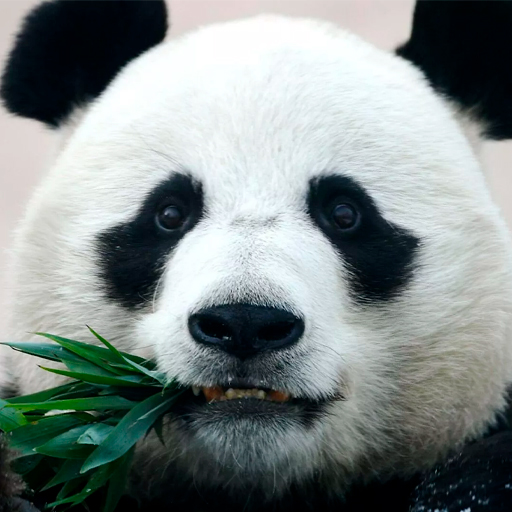
%> input picture img/image.jpg, 512 x 512 px, given in place of image.tiff, which was not available
$ octave istogrammaStretching.m   (GNU Octave 9; MATLAB toolbox functions it lacks are replaced by stand-ins)
%> lines starting %> are read from the running program, lines starting %| are printed output that depends on the picture; pictures that were not available may be replaced by others from this repository, and a replacement may not be noted
pause('on')

img = imread('./img/image.tiff','tiff');
%> img is the input picture: size 512x512x3 uint8; mean R, G, B 127.5, 137, 135.6
gr = rgb2gray(img);
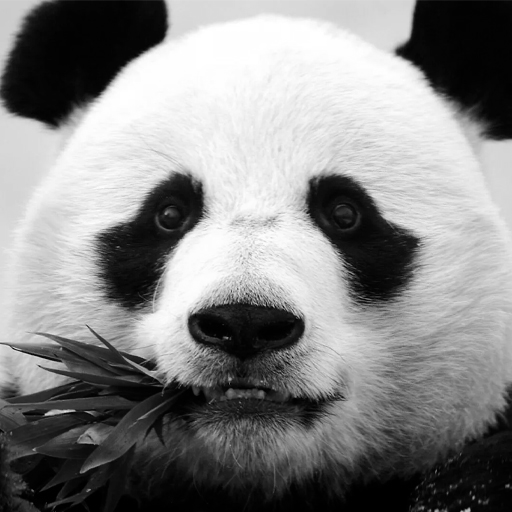
%> gr: size 512x512 uint8; min 0, max 255, mean 134
his=imhist(gr,256);
%> his = 256 values, max 7672 at index 4, min 282 at index 87, mean 1024
bar(his);
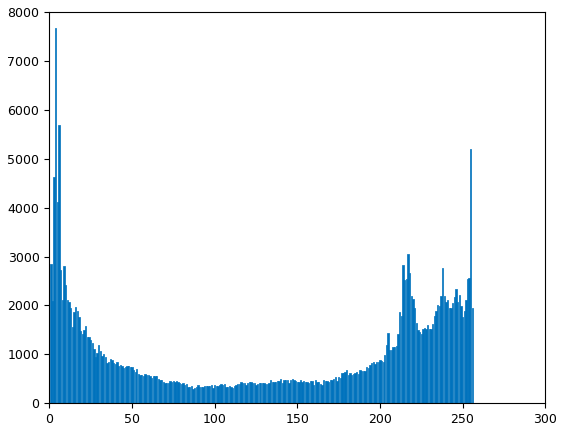
%> figure redrawn from the program's plot data; tallest bar 7672 high, from x = 3.6 to 4.4
pause(1);
a=mystretch(gr);
%> in mystretch, `ming = double(min(img(:)));`: ming = 0
%> in mystretch, `maxg = double(max(img(:)));`: maxg = 255
imshowpair(a,gr,'montage');
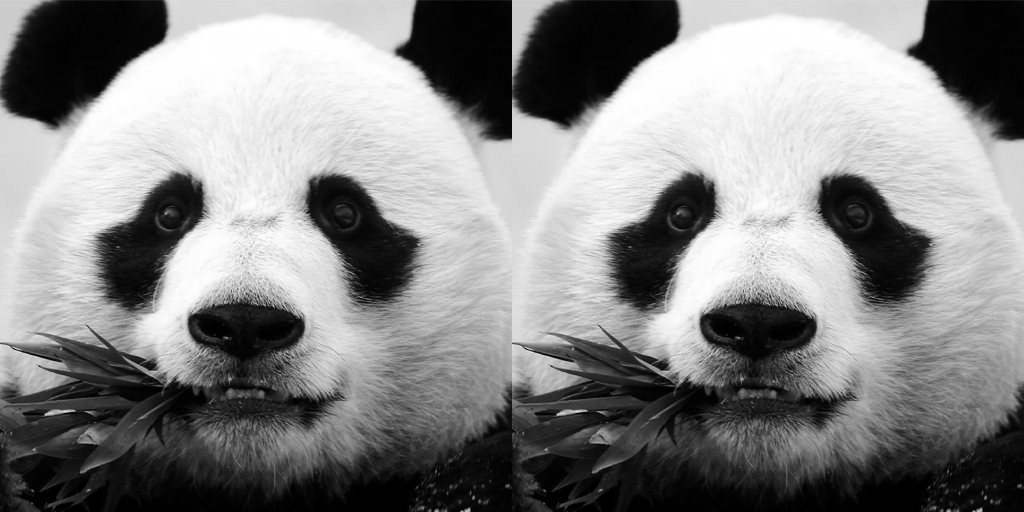
%> displayed picture: size 512x1024, on the screen's scale of 0 to 255; min 0, max 255, mean 134

function out=mystretch(img)
    ming = double(min(img(:)));
    maxg = double(max(img(:)));
    out = uint8((double(img) - double(ming)) / (double(maxg) - double(ming)) * 255);
end
